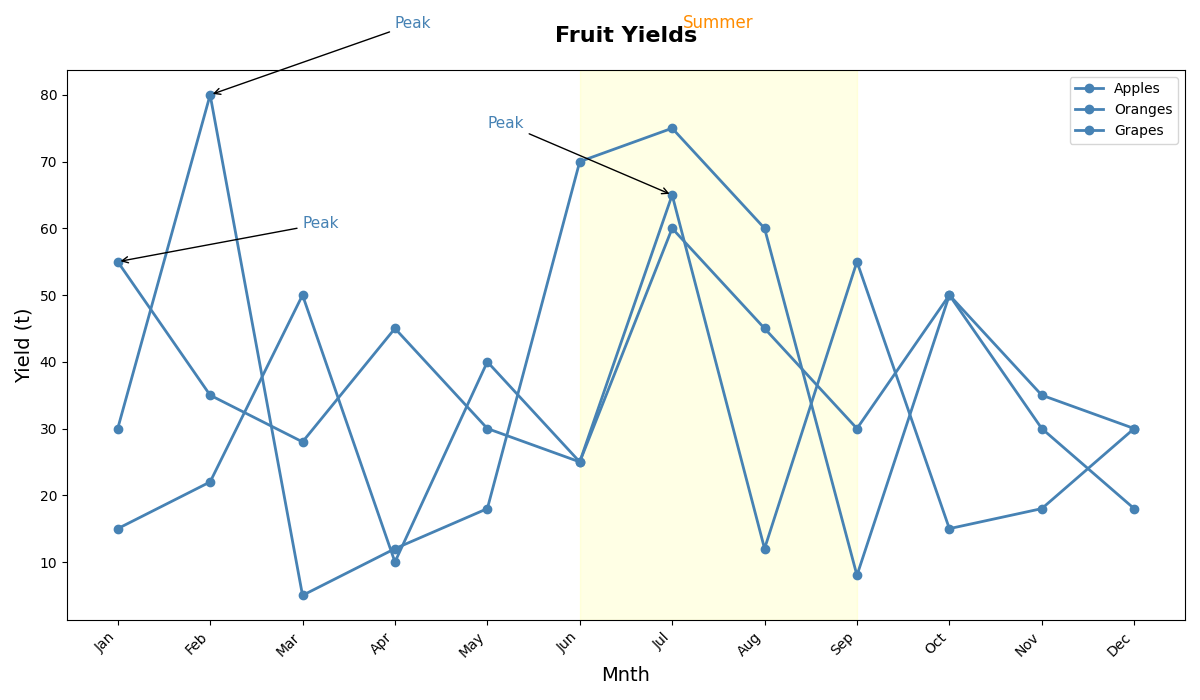

This chart was generated by the following Python code:
import matplotlib.pyplot as plt
import numpy as np

months = np.arange(1, 13)
month_names = ['Jan', 'Feb', 'Mar', 'Apr', 'May', 'Jun', 
               'Jul', 'Aug', 'Sep', 'Oct', 'Nov', 'Dec']

apples_yield = [15, 22, 50, 10, 40, 25, 65, 12, 55, 15, 18, 30]
oranges_yield = [55, 35, 28, 45, 30, 25, 60, 45, 30, 50, 35, 30]
grapes_yield = [30, 80, 5, 12, 18, 70, 75, 60, 8, 50, 30, 18]

fig, ax = plt.subplots(figsize=(12, 7))

uniform_color = '#4682B4'

ax.plot(months, apples_yield, marker='o', linestyle='-', color=uniform_color, linewidth=2, label='Apples')
ax.plot(months, oranges_yield, marker='o', linestyle='-', color=uniform_color, linewidth=2, label='Oranges')
ax.plot(months, grapes_yield, marker='o', linestyle='-', color=uniform_color, linewidth=2, label='Grapes')

ax.set_title("Fruit Yields", fontsize=16, fontweight='bold', pad=20)
ax.set_xlabel('Mnth', fontsize=14)
ax.set_ylabel('Yield (t)', fontsize=14)
ax.set_xticks(months)
ax.set_xticklabels(month_names, rotation=45, ha='right')

ax.annotate('Peak', xy=(7, 65), xytext=(5, 75),
            arrowprops=dict(facecolor='black', arrowstyle='->'),
            fontsize=11, color=uniform_color)
ax.annotate('Peak', xy=(1, 55), xytext=(3, 60),
            arrowprops=dict(facecolor='black', arrowstyle='->'),
            fontsize=11, color=uniform_color)
ax.annotate('Peak', xy=(2, 80), xytext=(4, 90),
            arrowprops=dict(facecolor='black', arrowstyle='->'),
            fontsize=11, color=uniform_color)

ax.axvspan(6, 9, color='yellow', alpha=0.1)
ax.text(7.5, 90, 'Summer', fontsize=12, color='darkorange', ha='center')

plt.tight_layout()
plt.legend()
plt.show()
